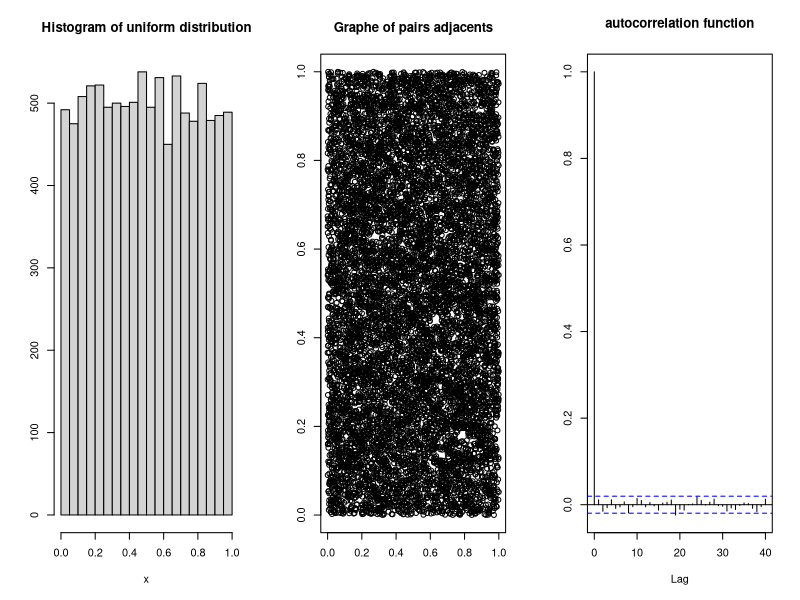

The R script that drew this image:
# reproduire 3 graphes(Histogram, pairs adjacents, autocorrelation function)
n <- 10000

x <- runif(n, min = 0, max = 1)

par(mfrow = c(1,3))
hist(x, main = "Histogram of uniform distribution", ylab = NA)
xn <- x[-n] # delete the last element
xnl <- x[-1] # delete the first element
plot(xn, xnl, main = "Graphe of pairs adjacents", ylab = NA, xlab = NA) # graphe adjacent pair
acf(x, main = "autocorrelation function", ylab = NA)

# reproduire 2 graphes